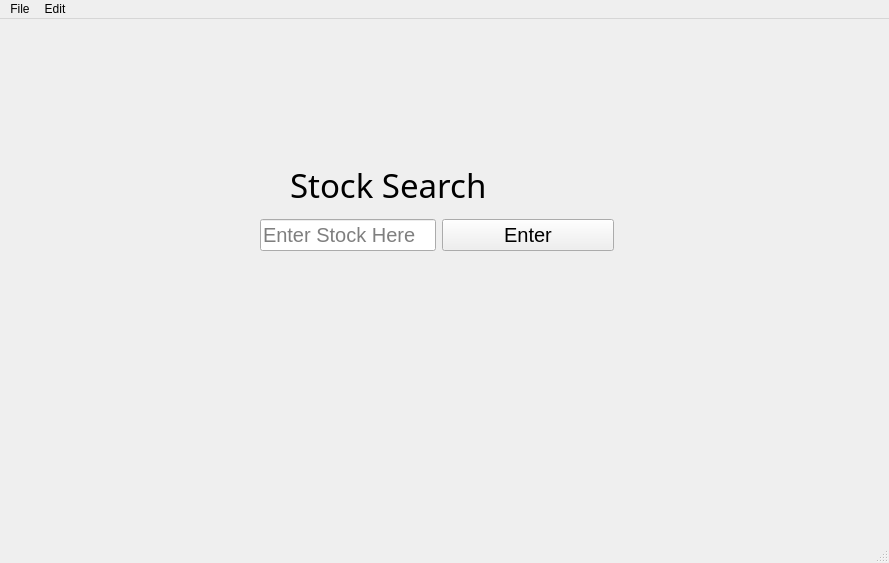
<?xml version="1.0" encoding="UTF-8"?>
<ui version="4.0">
 <class>MainWindow</class>
 <widget class="QMainWindow" name="MainWindow">
  <property name="geometry">
   <rect>
    <x>0</x>
    <y>0</y>
    <width>889</width>
    <height>563</height>
   </rect>
  </property>
  <property name="cursor">
   <cursorShape>BlankCursor</cursorShape>
  </property>
  <property name="windowTitle">
   <string>MainWindow</string>
  </property>
  <property name="autoFillBackground">
   <bool>false</bool>
  </property>
  <property name="styleSheet">
   <string notr="true"/>
  </property>
  <widget class="QWidget" name="centralwidget">
   <widget class="QWidget" name="formLayoutWidget">
    <property name="geometry">
     <rect>
      <x>260</x>
      <y>200</y>
      <width>354</width>
      <height>34</height>
     </rect>
    </property>
    <layout class="QFormLayout" name="formLayout">
     <item row="0" column="0">
      <widget class="QLineEdit" name="lineEdit">
       <property name="font">
        <font>
         <pointsize>15</pointsize>
        </font>
       </property>
       <property name="text">
        <string/>
       </property>
       <property name="placeholderText">
        <string>Enter Stock Here</string>
       </property>
      </widget>
     </item>
     <item row="0" column="1">
      <widget class="QPushButton" name="enterButton">
       <property name="font">
        <font>
         <pointsize>15</pointsize>
        </font>
       </property>
       <property name="text">
        <string>Enter</string>
       </property>
      </widget>
     </item>
    </layout>
   </widget>
   <widget class="QLabel" name="stockSearch">
    <property name="geometry">
     <rect>
      <x>290</x>
      <y>130</y>
      <width>261</width>
      <height>71</height>
     </rect>
    </property>
    <property name="font">
     <font>
      <family>Trajan Pro</family>
      <pointsize>25</pointsize>
     </font>
    </property>
    <property name="text">
     <string>Stock Search</string>
    </property>
   </widget>
   <widget class="QLabel" name="bottomImage">
    <property name="geometry">
     <rect>
      <x>0</x>
      <y>-50</y>
      <width>891</width>
      <height>591</height>
     </rect>
    </property>
    <property name="text">
     <string/>
    </property>
    <property name="pixmap">
     <pixmap>../bottomImage.png</pixmap>
    </property>
    <property name="scaledContents">
     <bool>true</bool>
    </property>
    <property name="wordWrap">
     <bool>true</bool>
    </property>
   </widget>
   <widget class="QLabel" name="underText">
    <property name="geometry">
     <rect>
      <x>150</x>
      <y>50</y>
      <width>561</width>
      <height>281</height>
     </rect>
    </property>
    <property name="text">
     <string/>
    </property>
    <property name="pixmap">
     <pixmap>../undertone.jpg</pixmap>
    </property>
    <property name="scaledContents">
     <bool>true</bool>
    </property>
   </widget>
   <zorder>bottomImage</zorder>
   <zorder>underText</zorder>
   <zorder>gridLayoutWidget</zorder>
   <zorder>formLayoutWidget</zorder>
   <zorder>formLayoutWidget</zorder>
   <zorder>formLayoutWidget</zorder>
   <zorder>stockSearch</zorder>
  </widget>
  <widget class="QMenuBar" name="menubar">
   <property name="geometry">
    <rect>
     <x>0</x>
     <y>0</y>
     <width>889</width>
     <height>21</height>
    </rect>
   </property>
   <widget class="QMenu" name="menuFile">
    <property name="title">
     <string>File</string>
    </property>
    <addaction name="actionNew"/>
    <addaction name="actionSave"/>
    <addaction name="actionOpen"/>
   </widget>
   <widget class="QMenu" name="menuEdit">
    <property name="title">
     <string>Edit</string>
    </property>
    <addaction name="actionCopy"/>
    <addaction name="actionPaste"/>
   </widget>
   <addaction name="menuFile"/>
   <addaction name="menuEdit"/>
  </widget>
  <widget class="QStatusBar" name="statusbar"/>
  <action name="actionNew">
   <property name="text">
    <string>New</string>
   </property>
  </action>
  <action name="actionSave">
   <property name="text">
    <string>Save</string>
   </property>
  </action>
  <action name="actionCopy">
   <property name="text">
    <string>Copy</string>
   </property>
  </action>
  <action name="actionPaste">
   <property name="text">
    <string>Paste</string>
   </property>
  </action>
  <action name="actionOpen">
   <property name="text">
    <string>Open</string>
   </property>
  </action>
 </widget>
 <resources/>
 <connections/>
</ui>
